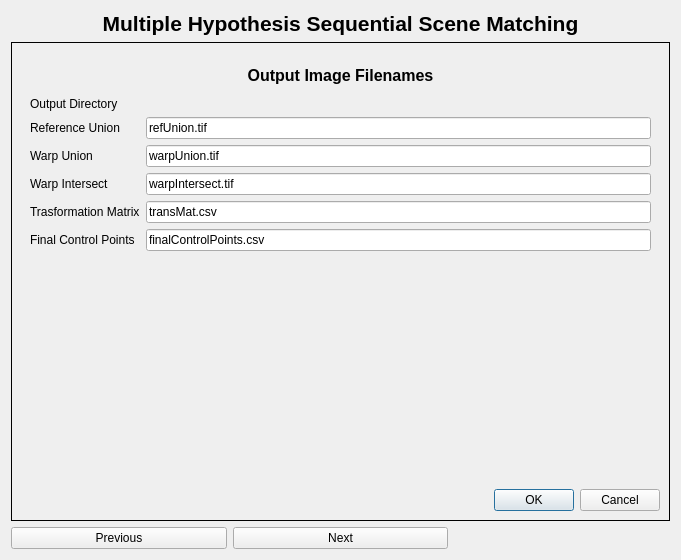
<?xml version="1.0" encoding="UTF-8"?>
<ui version="4.0">
 <class>MultiHypothesisDialogBase</class>
 <widget class="QDialog" name="MultiHypothesisDialogBase">
  <property name="geometry">
   <rect>
    <x>0</x>
    <y>0</y>
    <width>681</width>
    <height>560</height>
   </rect>
  </property>
  <property name="windowTitle">
   <string>Multiple Hypothesis Scene Matching</string>
  </property>
  <layout class="QGridLayout" name="gridLayout">
   <item row="1" column="0" colspan="3">
    <widget class="QStackedWidget" name="stackedWidget">
     <property name="frameShape">
      <enum>QFrame::Box</enum>
     </property>
     <property name="currentIndex">
      <number>4</number>
     </property>
     <widget class="QWidget" name="page">
      <layout class="QGridLayout" name="gridLayout_2">
       <item row="0" column="0">
        <layout class="QFormLayout" name="formLayout">
         <item row="1" column="0">
          <widget class="QLabel" name="transformationTypeLabel">
           <property name="text">
            <string>Transformation Type</string>
           </property>
          </widget>
         </item>
         <item row="1" column="1">
          <widget class="QComboBox" name="transformationTypeComboBox">
           <item>
            <property name="text">
             <string>Affine Transform</string>
            </property>
           </item>
           <item>
            <property name="text">
             <string>Projective Transform</string>
            </property>
           </item>
           <item>
            <property name="text">
             <string>Linear Conformal Transform</string>
            </property>
           </item>
           <item>
            <property name="text">
             <string>Polynomial</string>
            </property>
           </item>
          </widget>
         </item>
         <item row="2" column="0">
          <widget class="QLabel" name="downsampleInputImageLabel">
           <property name="text">
            <string>Downsample Input Image</string>
           </property>
          </widget>
         </item>
         <item row="3" column="0">
          <widget class="QLabel" name="windowSizeLabel">
           <property name="text">
            <string>Window Size</string>
           </property>
          </widget>
         </item>
         <item row="3" column="1">
          <widget class="QSpinBox" name="windowSizeSpinBox">
           <property name="autoFillBackground">
            <bool>false</bool>
           </property>
           <property name="maximum">
            <number>1920</number>
           </property>
           <property name="value">
            <number>140</number>
           </property>
          </widget>
         </item>
         <item row="5" column="0">
          <widget class="QLabel" name="interpolationMethodLabel">
           <property name="text">
            <string>Interpolation Method</string>
           </property>
          </widget>
         </item>
         <item row="5" column="1">
          <widget class="QComboBox" name="interpolationMethodComboBox">
           <item>
            <property name="text">
             <string>Nearest-Neighbor</string>
            </property>
           </item>
           <item>
            <property name="text">
             <string>Bilinear</string>
            </property>
           </item>
           <item>
            <property name="text">
             <string>Pixel area relation</string>
            </property>
           </item>
           <item>
            <property name="text">
             <string>Bicubic</string>
            </property>
           </item>
          </widget>
         </item>
         <item row="6" column="0">
          <widget class="QLabel" name="searchMethodLabel">
           <property name="text">
            <string>Search Method</string>
           </property>
          </widget>
         </item>
         <item row="6" column="1">
          <widget class="QComboBox" name="searchMethodComboBox">
           <item>
            <property name="text">
             <string>Sequential Search</string>
            </property>
           </item>
           <item>
            <property name="text">
             <string>Coarse To Fine</string>
            </property>
           </item>
          </widget>
         </item>
         <item row="7" column="0">
          <widget class="QLabel" name="similarityMetricsLabel">
           <property name="text">
            <string>Similarity Metrics</string>
           </property>
          </widget>
         </item>
         <item row="7" column="1">
          <widget class="QComboBox" name="similarityMetricsComboBox">
           <item>
            <property name="text">
             <string>XOR</string>
            </property>
           </item>
           <item>
            <property name="text">
             <string>SAD</string>
            </property>
           </item>
           <item>
            <property name="text">
             <string>SSD</string>
            </property>
           </item>
           <item>
            <property name="text">
             <string>MI</string>
            </property>
           </item>
          </widget>
         </item>
         <item row="9" column="0">
          <widget class="QLabel" name="borderPaddingValueLabel">
           <property name="text">
            <string>Border Padding Value</string>
           </property>
          </widget>
         </item>
         <item row="9" column="1">
          <widget class="QDoubleSpinBox" name="borderPaddingValueDoubleSpinBox">
           <property name="minimum">
            <double>-100.000000000000000</double>
           </property>
           <property name="maximum">
            <double>100.000000000000000</double>
           </property>
           <property name="value">
            <double>-1.000000000000000</double>
           </property>
          </widget>
         </item>
         <item row="10" column="0">
          <widget class="QLabel" name="scaleIncrementValueLabel">
           <property name="text">
            <string>Scale Increment Value</string>
           </property>
          </widget>
         </item>
         <item row="10" column="1">
          <widget class="QDoubleSpinBox" name="scaleIncrementValueQDoubleSpinBox">
           <property name="minimum">
            <double>-100.000000000000000</double>
           </property>
           <property name="maximum">
            <double>100.000000000000000</double>
           </property>
           <property name="value">
            <double>0.050000000000000</double>
           </property>
          </widget>
         </item>
         <item row="11" column="0">
          <widget class="QLabel" name="rotationIncrementValueLabel">
           <property name="text">
            <string>Rotation Increment Value</string>
           </property>
          </widget>
         </item>
         <item row="11" column="1">
          <widget class="QDoubleSpinBox" name="rotationIncrementValueDoubleSpinBox">
           <property name="minimum">
            <double>-100.000000000000000</double>
           </property>
           <property name="maximum">
            <double>100.000000000000000</double>
           </property>
           <property name="value">
            <double>1.000000000000000</double>
           </property>
          </widget>
         </item>
         <item row="12" column="0">
          <widget class="QLabel" name="lowerRotationFactorBoundLabel">
           <property name="text">
            <string>Lower Rotational Bound</string>
           </property>
          </widget>
         </item>
         <item row="12" column="1">
          <widget class="QDoubleSpinBox" name="lowerRotationFactorBoundDoubleSpinBox">
           <property name="minimum">
            <double>-180.000000000000000</double>
           </property>
           <property name="maximum">
            <double>180.000000000000000</double>
           </property>
          </widget>
         </item>
         <item row="13" column="0">
          <widget class="QLabel" name="upperRotationFactorBoundLabel">
           <property name="text">
            <string>Upper Rotational Bound</string>
           </property>
          </widget>
         </item>
         <item row="13" column="1">
          <widget class="QDoubleSpinBox" name="upperRotationFactorBoundDoubleSpinBox">
           <property name="minimum">
            <double>-180.000000000000000</double>
           </property>
           <property name="maximum">
            <double>180.000000000000000</double>
           </property>
          </widget>
         </item>
         <item row="14" column="0">
          <widget class="QLabel" name="logFileLabel">
           <property name="text">
            <string>Log File</string>
           </property>
          </widget>
         </item>
         <item row="14" column="1">
          <widget class="QgsFileWidget" name="logFileQgsFileWidget">
           <property name="dialogTitle">
            <string>Create or select a log file</string>
           </property>
           <property name="filter">
            <string>*.log;; *.txt;; *.*</string>
           </property>
           <property name="defaultRoot">
            <string/>
           </property>
           <property name="storageMode">
            <enum>QgsFileWidget::SaveFile</enum>
           </property>
          </widget>
         </item>
         <item row="15" column="0">
          <widget class="QLabel" name="bandLabel">
           <property name="text">
            <string>Band</string>
           </property>
          </widget>
         </item>
         <item row="15" column="1">
          <widget class="QSpinBox" name="bandSpinBox">
           <property name="minimum">
            <number>1</number>
           </property>
          </widget>
         </item>
         <item row="0" column="0">
          <widget class="QLabel" name="numberOfTestsLabel">
           <property name="text">
            <string>Number of Tests</string>
           </property>
          </widget>
         </item>
         <item row="0" column="1">
          <widget class="QSpinBox" name="numberOfTestsSpinBox">
           <property name="minimum">
            <number>1</number>
           </property>
           <property name="maximum">
            <number>6</number>
           </property>
           <property name="value">
            <number>3</number>
           </property>
          </widget>
         </item>
         <item row="8" column="0">
          <widget class="QLabel" name="paddingLabel">
           <property name="text">
            <string>Padding</string>
           </property>
          </widget>
         </item>
         <item row="8" column="1">
          <widget class="QSpinBox" name="paddingSpinBox">
           <property name="minimum">
            <number>-10000</number>
           </property>
           <property name="maximum">
            <number>10000</number>
           </property>
          </widget>
         </item>
         <item row="2" column="1">
          <widget class="QgsSpinBox" name="downsampleQgsSpinBox">
           <property name="minimum">
            <number>1</number>
           </property>
           <property name="maximum">
            <number>10</number>
           </property>
          </widget>
         </item>
         <item row="4" column="0">
          <widget class="QLabel" name="label">
           <property name="text">
            <string>Warp Window</string>
           </property>
          </widget>
         </item>
         <item row="4" column="1">
          <widget class="QgsSpinBox" name="warpWindowQgsSpinBox"/>
         </item>
        </layout>
       </item>
      </layout>
     </widget>
     <widget class="QWidget" name="page_2">
      <layout class="QGridLayout" name="gridLayout_3">
       <item row="0" column="0">
        <widget class="QWidget" name="widget_3" native="true">
         <property name="autoFillBackground">
          <bool>false</bool>
         </property>
         <layout class="QGridLayout" name="gridLayout_6">
          <item row="0" column="0" colspan="2">
           <widget class="QLabel" name="title_label_4">
            <property name="text">
             <string>&lt;!DOCTYPE HTML PUBLIC &quot;-//W3C//DTD HTML 4.0//EN&quot; &quot;http://www.w3.org/TR/REC-html40/strict.dtd&quot;&gt;
&lt;html&gt;&lt;head&gt;&lt;meta name=&quot;qrichtext&quot; content=&quot;1&quot; /&gt;&lt;style type=&quot;text/css&quot;&gt;
p, li { white-space: pre-wrap; }
&lt;/style&gt;&lt;/head&gt;&lt;body style=&quot; font-family:'Sans Serif'; font-size:9pt; font-weight:400; font-style:normal;&quot;&gt;
&lt;p style=&quot; margin-top:0px; margin-bottom:0px; margin-left:0px; margin-right:0px; -qt-block-indent:0; text-indent:0px;&quot;&gt;&lt;span style=&quot; font-size:12pt; font-weight:600;&quot;&gt;Scaling&lt;/span&gt;&lt;/p&gt;&lt;/body&gt;&lt;/html&gt;</string>
            </property>
            <property name="alignment">
             <set>Qt::AlignCenter</set>
            </property>
           </widget>
          </item>
          <item row="1" column="0" colspan="2">
           <widget class="QListWidget" name="scalingList"/>
          </item>
          <item row="2" column="0" colspan="2">
           <layout class="QFormLayout" name="formLayout_2">
            <item row="0" column="0">
             <widget class="QLabel" name="scalingLowerValueLabel">
              <property name="text">
               <string>Scaling Lower Value</string>
              </property>
             </widget>
            </item>
            <item row="0" column="1">
             <widget class="QDoubleSpinBox" name="scalingLowerValueDoubleSpinBox">
              <property name="maximum">
               <double>100.000000000000000</double>
              </property>
              <property name="value">
               <double>1.000000000000000</double>
              </property>
             </widget>
            </item>
            <item row="1" column="0">
             <widget class="QLabel" name="scalingUpperValueLabel">
              <property name="text">
               <string>Scaling Upper Value</string>
              </property>
             </widget>
            </item>
            <item row="1" column="1">
             <widget class="QDoubleSpinBox" name="scalingUpperValueDoubleSpinBox">
              <property name="maximum">
               <double>100.000000000000000</double>
              </property>
              <property name="value">
               <double>1.000000000000000</double>
              </property>
             </widget>
            </item>
           </layout>
          </item>
          <item row="3" column="0">
           <widget class="QPushButton" name="scalingAddButton">
            <property name="text">
             <string>Add</string>
            </property>
           </widget>
          </item>
          <item row="3" column="1">
           <widget class="QPushButton" name="scalingDeleteButton">
            <property name="text">
             <string>Delete</string>
            </property>
           </widget>
          </item>
         </layout>
        </widget>
       </item>
      </layout>
     </widget>
     <widget class="QWidget" name="page_3">
      <layout class="QGridLayout" name="gridLayout_4">
       <item row="0" column="0">
        <widget class="QWidget" name="widget_2" native="true">
         <property name="autoFillBackground">
          <bool>false</bool>
         </property>
         <layout class="QGridLayout" name="gridLayout_7">
          <item row="0" column="0" colspan="2">
           <widget class="QLabel" name="title_label_2">
            <property name="text">
             <string>&lt;!DOCTYPE HTML PUBLIC &quot;-//W3C//DTD HTML 4.0//EN&quot; &quot;http://www.w3.org/TR/REC-html40/strict.dtd&quot;&gt;
&lt;html&gt;&lt;head&gt;&lt;meta name=&quot;qrichtext&quot; content=&quot;1&quot; /&gt;&lt;style type=&quot;text/css&quot;&gt;
p, li { white-space: pre-wrap; }
&lt;/style&gt;&lt;/head&gt;&lt;body style=&quot; font-family:'Sans Serif'; font-size:9pt; font-weight:400; font-style:normal;&quot;&gt;
&lt;p style=&quot; margin-top:0px; margin-bottom:0px; margin-left:0px; margin-right:0px; -qt-block-indent:0; text-indent:0px;&quot;&gt;&lt;span style=&quot; font-size:12pt; font-weight:600;&quot;&gt;Feature Images&lt;/span&gt;&lt;/p&gt;&lt;/body&gt;&lt;/html&gt;</string>
            </property>
            <property name="alignment">
             <set>Qt::AlignCenter</set>
            </property>
           </widget>
          </item>
          <item row="1" column="0" colspan="2">
           <widget class="QListWidget" name="featureImageList"/>
          </item>
          <item row="2" column="0" colspan="2">
           <layout class="QFormLayout" name="formLayout_3">
            <item row="0" column="0">
             <widget class="QLabel" name="referenceTopLeftLabel">
              <property name="text">
               <string>Reference Top Left</string>
              </property>
             </widget>
            </item>
            <item row="0" column="1">
             <widget class="QLineEdit" name="referenceTopLeftLineEdit">
              <property name="text">
               <string>[1000,300]</string>
              </property>
             </widget>
            </item>
            <item row="1" column="0">
             <widget class="QLabel" name="displacementLabel">
              <property name="text">
               <string>Displacement</string>
              </property>
             </widget>
            </item>
            <item row="1" column="1">
             <widget class="QLineEdit" name="displacementLineEdit">
              <property name="text">
               <string>[0,0]</string>
              </property>
             </widget>
            </item>
            <item row="2" column="0">
             <widget class="QLabel" name="featureReferenceImageLabel">
              <property name="text">
               <string>Feature Reference Image</string>
              </property>
             </widget>
            </item>
            <item row="2" column="1">
             <widget class="QgsFileWidget" name="featureReferenceImageQgsFileWidget">
              <property name="dialogTitle">
               <string>Select the Feature Reference Image</string>
              </property>
              <property name="filter">
               <string>*.tif *.tiff *.gtif ;;*.img ;; *.*</string>
              </property>
             </widget>
            </item>
            <item row="3" column="0">
             <widget class="QLabel" name="featureWarpImageLabel">
              <property name="text">
               <string>Feature Warp Image</string>
              </property>
             </widget>
            </item>
            <item row="3" column="1">
             <widget class="QgsFileWidget" name="featureWarpImageQgsFileWidget">
              <property name="dialogTitle">
               <string>Select the Feature Warp Image</string>
              </property>
              <property name="filter">
               <string>*.tif *.tiff *.gtif ;;*.img ;; *.*</string>
              </property>
             </widget>
            </item>
           </layout>
          </item>
          <item row="3" column="0">
           <widget class="QPushButton" name="featureImageAddButton">
            <property name="text">
             <string>Add</string>
            </property>
           </widget>
          </item>
          <item row="3" column="1">
           <widget class="QPushButton" name="featureImageDeleteButton">
            <property name="text">
             <string>Delete</string>
            </property>
           </widget>
          </item>
         </layout>
        </widget>
       </item>
      </layout>
     </widget>
     <widget class="QWidget" name="page_5">
      <layout class="QGridLayout" name="gridLayout_10">
       <item row="0" column="0">
        <widget class="QWidget" name="widget_5" native="true">
         <property name="autoFillBackground">
          <bool>false</bool>
         </property>
         <layout class="QGridLayout" name="gridLayout_9">
          <item row="0" column="0" colspan="2">
           <widget class="QLabel" name="title_label_3">
            <property name="text">
             <string>&lt;!DOCTYPE HTML PUBLIC &quot;-//W3C//DTD HTML 4.0//EN&quot; &quot;http://www.w3.org/TR/REC-html40/strict.dtd&quot;&gt;
&lt;html&gt;&lt;head&gt;&lt;meta name=&quot;qrichtext&quot; content=&quot;1&quot; /&gt;&lt;style type=&quot;text/css&quot;&gt;
p, li { white-space: pre-wrap; }
&lt;/style&gt;&lt;/head&gt;&lt;body style=&quot; font-family:'Sans Serif'; font-size:9pt; font-weight:400; font-style:normal;&quot;&gt;
&lt;p style=&quot; margin-top:0px; margin-bottom:0px; margin-left:0px; margin-right:0px; -qt-block-indent:0; text-indent:0px;&quot;&gt;&lt;span style=&quot; font-size:12pt; font-weight:600;&quot;&gt;Original Reference-Warp Image Pairs&lt;/span&gt;&lt;/p&gt;&lt;/body&gt;&lt;/html&gt;</string>
            </property>
            <property name="alignment">
             <set>Qt::AlignCenter</set>
            </property>
           </widget>
          </item>
          <item row="4" column="0">
           <widget class="QPushButton" name="originalImageAddButton">
            <property name="text">
             <string>Add</string>
            </property>
           </widget>
          </item>
          <item row="4" column="1">
           <widget class="QPushButton" name="originalImageDeleteButton">
            <property name="text">
             <string>Delete</string>
            </property>
           </widget>
          </item>
          <item row="2" column="0" colspan="2">
           <widget class="QListWidget" name="originalImageList"/>
          </item>
          <item row="1" column="0" colspan="2">
           <layout class="QFormLayout" name="formLayout_6">
            <item row="0" column="0">
             <widget class="QLabel" name="featureWarpImageLabel_3">
              <property name="text">
               <string>Original Reference Image</string>
              </property>
             </widget>
            </item>
            <item row="0" column="1">
             <widget class="QgsFileWidget" name="originalReferenceImageQgsFileWidget">
              <property name="dialogTitle">
               <string>Select the Feature Warp Image</string>
              </property>
              <property name="filter">
               <string>*.tif *.tiff *.gtif ;;*.img ;; *.*</string>
              </property>
             </widget>
            </item>
           </layout>
          </item>
          <item row="3" column="0" colspan="2">
           <layout class="QFormLayout" name="formLayout_5">
            <item row="0" column="0">
             <widget class="QLabel" name="originalWarpImageLabel">
              <property name="text">
               <string>Original Warp Image</string>
              </property>
             </widget>
            </item>
            <item row="0" column="1">
             <widget class="QgsFileWidget" name="originalWarpImageQgsFileWidget">
              <property name="dialogTitle">
               <string>Select the Feature Warp Image</string>
              </property>
              <property name="filter">
               <string>*.tif *.tiff *.gtif ;;*.img ;; *.*</string>
              </property>
             </widget>
            </item>
           </layout>
          </item>
         </layout>
        </widget>
       </item>
      </layout>
     </widget>
     <widget class="QWidget" name="page_4">
      <layout class="QGridLayout" name="gridLayout_5">
       <item row="0" column="0">
        <widget class="QWidget" name="widget_4" native="true">
         <property name="autoFillBackground">
          <bool>false</bool>
         </property>
         <layout class="QGridLayout" name="gridLayout_8">
          <item row="0" column="0">
           <widget class="QLabel" name="title_label_5">
            <property name="maximumSize">
             <size>
              <width>16777215</width>
              <height>30</height>
             </size>
            </property>
            <property name="text">
             <string>&lt;!DOCTYPE HTML PUBLIC &quot;-//W3C//DTD HTML 4.0//EN&quot; &quot;http://www.w3.org/TR/REC-html40/strict.dtd&quot;&gt;
&lt;html&gt;&lt;head&gt;&lt;meta name=&quot;qrichtext&quot; content=&quot;1&quot; /&gt;&lt;style type=&quot;text/css&quot;&gt;
p, li { white-space: pre-wrap; }
&lt;/style&gt;&lt;/head&gt;&lt;body style=&quot; font-family:'Sans Serif'; font-size:9pt; font-weight:400; font-style:normal;&quot;&gt;
&lt;p style=&quot; margin-top:0px; margin-bottom:0px; margin-left:0px; margin-right:0px; -qt-block-indent:0; text-indent:0px;&quot;&gt;&lt;span style=&quot; font-size:12pt; font-weight:600;&quot;&gt;Output Image Filenames&lt;/span&gt;&lt;/p&gt;&lt;/body&gt;&lt;/html&gt;</string>
            </property>
            <property name="alignment">
             <set>Qt::AlignCenter</set>
            </property>
           </widget>
          </item>
          <item row="1" column="0">
           <layout class="QFormLayout" name="formLayout_4">
            <item row="0" column="0">
             <widget class="QLabel" name="outputDirectoryLabel">
              <property name="text">
               <string>Output Directory</string>
              </property>
             </widget>
            </item>
            <item row="0" column="1">
             <widget class="QgsFileWidget" name="outputDirectoryQgsFileWidget">
              <property name="dialogTitle">
               <string>Select the output directory</string>
              </property>
              <property name="storageMode">
               <enum>QgsFileWidget::GetDirectory</enum>
              </property>
             </widget>
            </item>
            <item row="1" column="0">
             <widget class="QLabel" name="referenceUnionLabel">
              <property name="text">
               <string>Reference Union</string>
              </property>
             </widget>
            </item>
            <item row="1" column="1">
             <widget class="QLineEdit" name="referenceUnionLineEdit">
              <property name="text">
               <string>refUnion.tif</string>
              </property>
             </widget>
            </item>
            <item row="2" column="0">
             <widget class="QLabel" name="warpUnionLabel">
              <property name="text">
               <string>Warp Union</string>
              </property>
             </widget>
            </item>
            <item row="2" column="1">
             <widget class="QLineEdit" name="warpUnionLineEdit">
              <property name="text">
               <string>warpUnion.tif</string>
              </property>
             </widget>
            </item>
            <item row="3" column="0">
             <widget class="QLabel" name="warpIntersectLabel">
              <property name="text">
               <string>Warp Intersect</string>
              </property>
             </widget>
            </item>
            <item row="3" column="1">
             <widget class="QLineEdit" name="warpIntersectLineEdit">
              <property name="text">
               <string>warpIntersect.tif</string>
              </property>
             </widget>
            </item>
            <item row="4" column="0">
             <widget class="QLabel" name="trasformationMatrixLabel">
              <property name="text">
               <string>Trasformation Matrix</string>
              </property>
             </widget>
            </item>
            <item row="4" column="1">
             <widget class="QLineEdit" name="trasformationMatrixLineEdit">
              <property name="text">
               <string>transMat.csv</string>
              </property>
             </widget>
            </item>
            <item row="5" column="0">
             <widget class="QLabel" name="finalControlPointsLabel">
              <property name="text">
               <string>Final Control Points</string>
              </property>
             </widget>
            </item>
            <item row="5" column="1">
             <widget class="QLineEdit" name="finalControlPointsLineEdit">
              <property name="text">
               <string>finalControlPoints.csv</string>
              </property>
             </widget>
            </item>
           </layout>
          </item>
         </layout>
        </widget>
       </item>
       <item row="1" column="0">
        <widget class="QDialogButtonBox" name="button_box">
         <property name="orientation">
          <enum>Qt::Horizontal</enum>
         </property>
         <property name="standardButtons">
          <set>QDialogButtonBox::Cancel|QDialogButtonBox::Ok</set>
         </property>
         <property name="centerButtons">
          <bool>false</bool>
         </property>
        </widget>
       </item>
      </layout>
     </widget>
    </widget>
   </item>
   <item row="2" column="0">
    <widget class="QPushButton" name="previousButton">
     <property name="text">
      <string>Previous</string>
     </property>
    </widget>
   </item>
   <item row="2" column="1">
    <widget class="QPushButton" name="nextButton">
     <property name="text">
      <string>Next</string>
     </property>
    </widget>
   </item>
   <item row="0" column="0" colspan="3">
    <widget class="QLabel" name="title_label">
     <property name="text">
      <string>&lt;!DOCTYPE HTML PUBLIC &quot;-//W3C//DTD HTML 4.0//EN&quot; &quot;http://www.w3.org/TR/REC-html40/strict.dtd&quot;&gt;
&lt;html&gt;&lt;head&gt;&lt;meta name=&quot;qrichtext&quot; content=&quot;1&quot; /&gt;&lt;style type=&quot;text/css&quot;&gt;
p, li { white-space: pre-wrap; }
&lt;/style&gt;&lt;/head&gt;&lt;body style=&quot; font-family:'Sans Serif'; font-size:9pt; font-weight:400; font-style:normal;&quot;&gt;
&lt;p style=&quot; margin-top:0px; margin-bottom:0px; margin-left:0px; margin-right:0px; -qt-block-indent:0; text-indent:0px;&quot;&gt;&lt;span style=&quot; font-size:16pt; font-weight:600;&quot;&gt;Multiple Hypothesis Sequential Scene Matching&lt;/span&gt;&lt;/p&gt;&lt;/body&gt;&lt;/html&gt;</string>
     </property>
     <property name="alignment">
      <set>Qt::AlignCenter</set>
     </property>
    </widget>
   </item>
  </layout>
 </widget>
 <customwidgets>
  <customwidget>
   <class>QgsFileWidget</class>
   <extends>QWidget</extends>
   <header>qgsfilewidget.h</header>
  </customwidget>
  <customwidget>
   <class>QgsSpinBox</class>
   <extends>QSpinBox</extends>
   <header>qgsspinbox.h</header>
  </customwidget>
 </customwidgets>
 <resources/>
 <connections>
  <connection>
   <sender>button_box</sender>
   <signal>accepted()</signal>
   <receiver>MultiHypothesisDialogBase</receiver>
   <slot>accept()</slot>
   <hints>
    <hint type="sourcelabel">
     <x>20</x>
     <y>20</y>
    </hint>
    <hint type="destinationlabel">
     <x>20</x>
     <y>20</y>
    </hint>
   </hints>
  </connection>
  <connection>
   <sender>button_box</sender>
   <signal>rejected()</signal>
   <receiver>MultiHypothesisDialogBase</receiver>
   <slot>reject()</slot>
   <hints>
    <hint type="sourcelabel">
     <x>20</x>
     <y>20</y>
    </hint>
    <hint type="destinationlabel">
     <x>20</x>
     <y>20</y>
    </hint>
   </hints>
  </connection>
 </connections>
</ui>
